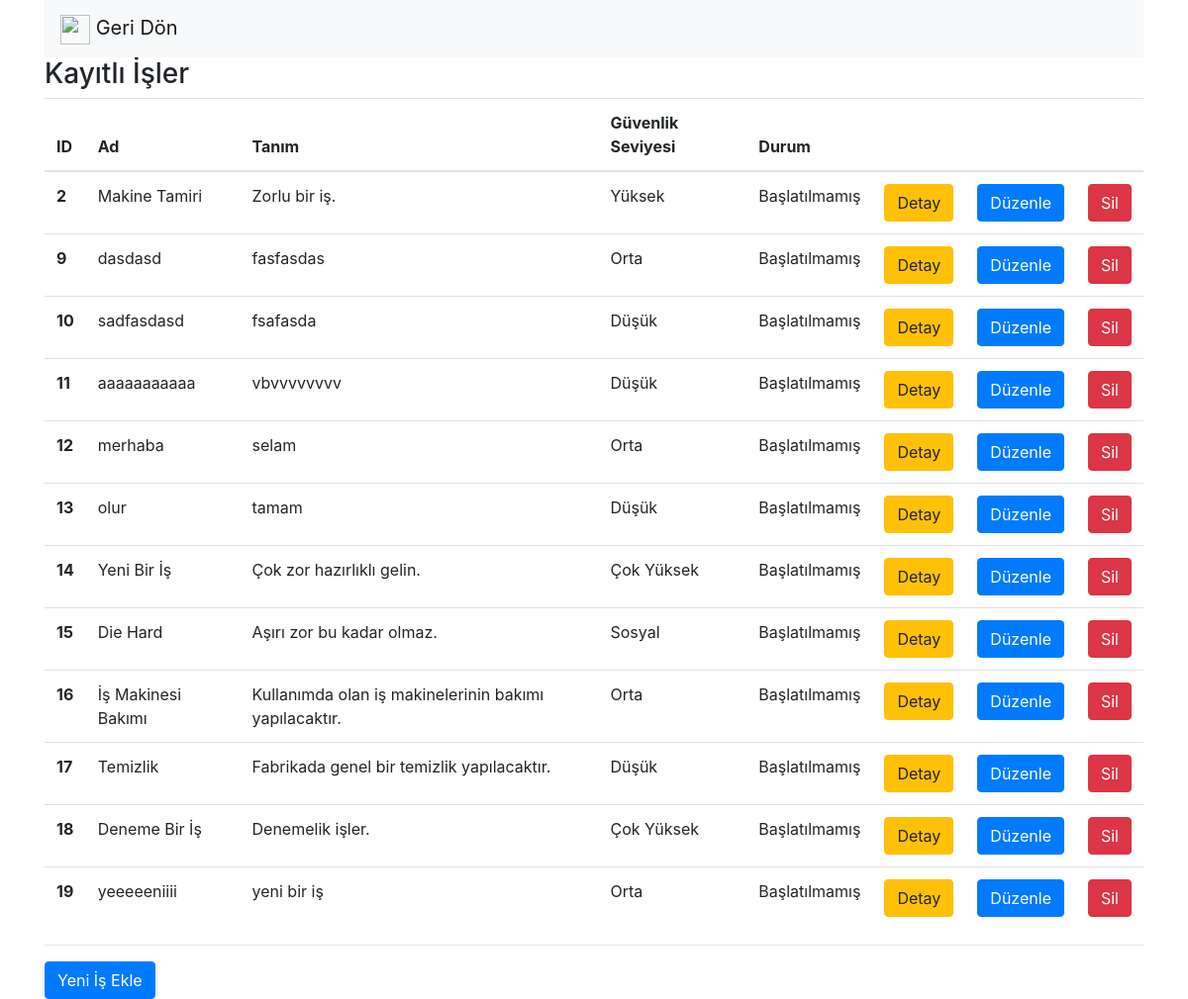
The page /isListe on the database as committed earlier.
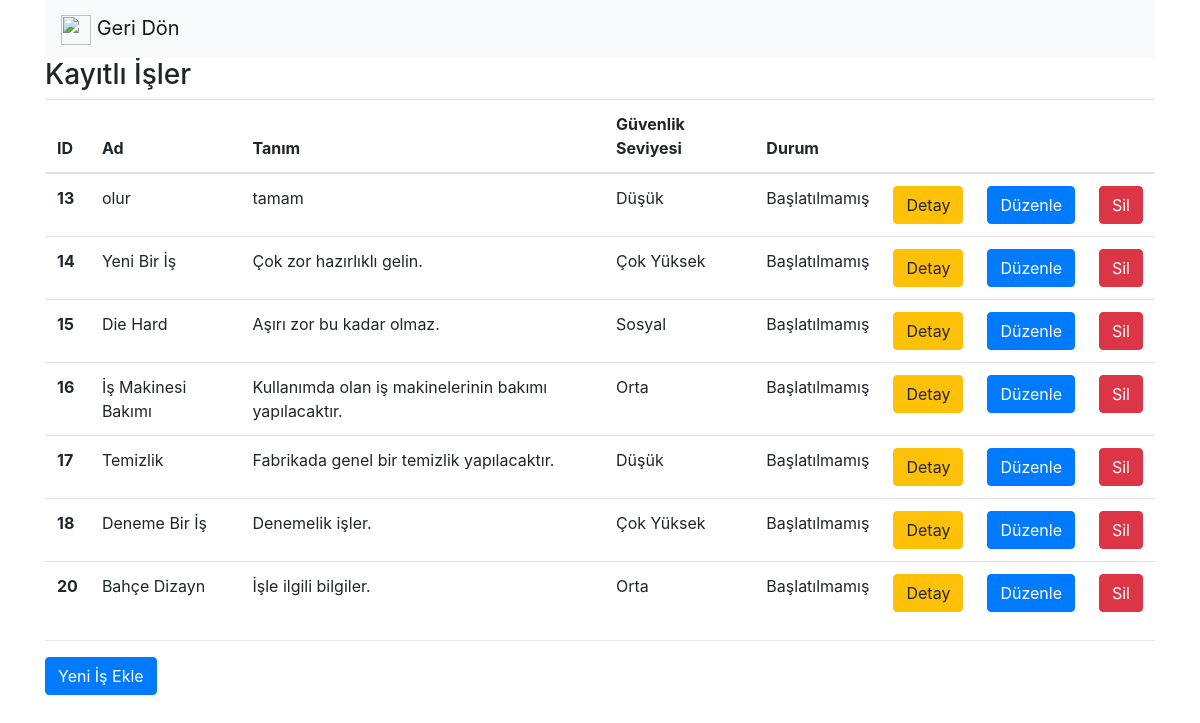
The same page on the database as committed later.
### safeputapp/models.py (models this page shows, shortened)
class Is(models.Model):
    ad = models.CharField(max_length = 50, verbose_name = "Ad")
    tanim = models.CharField(max_length = 250, verbose_name = "Tanım")
    fatura_no = models.CharField(max_length = 20, verbose_name = "Fatura Numarası")
    guvenlik_seviye = models.ForeignKey(GuvenlikSeviye, on_delete = models.CASCADE, verbose_name = "Güvenlik Seviyesi")
    is_durum = models.ForeignKey(IsDurum, on_delete = models.CASCADE, verbose_name = "Durum")
    aktifmi = models.BooleanField(verbose_name = "Aktif mi?", default = True)
    firma_id = models.ForeignKey(Firma, on_delete = models.CASCADE, verbose_name = "Firma")
    olusturma_tarihi = models.DateTimeField(auto_now_add = True, blank = True, verbose_name = "Oluşturma Tarihi")
    duzunleme_tarihi = models.DateTimeField(verbose_name = "Duzenleme Tarihi", blank = True, null = True)
    baglanti = models.CharField(max_length = 100, verbose_name = "Bağlantı")

class GuvenlikSeviye(models.Model):
    ad = models.CharField(max_length = 50, verbose_name = "Ad", null = False, blank = False)
    def __unicode__(self):
        return self.ad

class IsDurum(models.Model):
    tanim = models.CharField(max_length = 50, verbose_name = "Tanım", null = False, blank = False)
    def __unicode__(self):
        return self.tanim

### safeputapp/views.py (the view)
# urls.py: url(r'^isListe', isListe),
def isListe(request):
    isler = Is.objects.all()
    return render(request, "isListe.html", { "isler" : isler })

### safeputapp/templates/isListe.html (shortened to what this page needs)
<!DOCTYPE html>
    <html>
        <head>
        <link rel="stylesheet" href="https://maxcdn.bootstrapcdn.com/bootstrap/4.0.0/css/bootstrap.min.css">
        </head>
        <body>
            <div class="container">
                <nav class="navbar navbar-light bg-light">
                    <a class="navbar-brand" href="anasayfa">
                        <img src="https://image.flaticon.com/icons/svg/118/118739.svg" width="30" height="30" alt=""> Geri Dön
                    </a>
                </nav>
                <h3>Kayıtlı İşler</h3>
                    {% if isler %}
                        <table class="table">
                            <thead>
                                <tr>
                                <th scope="col">ID</th>
                                <th scope="col">Ad</th>
                                <th scope="col">Tanım</th>
                                <th scope="col">Güvenlik Seviyesi</th>
                                <th scope="col">Durum</th>
                                <th scope="col"></th>
                                <th scope="col"></th>
                                <th scope="col"></th>
                                </tr>
                            </thead>
                            <tbody>
                                {% for mevcutIs in isler %}
                                    {% if mevcutIs.aktifmi %}
                                        <tr>
                                            <th scope="row"> {{ mevcutIs.id }} </th>
                                            <td> {{ mevcutIs.ad }} </td>
                                            <td> {{ mevcutIs.tanim }} </td>
                                            <td> {{ mevcutIs.guvenlik_seviye }} </td>
                                            <td> {{ mevcutIs.is_durum }} </td>
                                            <td><a href="/isDetay/{{mevcutIs.id}}" class="btn btn-warning">Detay</td>
                                            <td><a href="/isDuzenle/{{mevcutIs.id}}" class="btn btn-primary">Düzenle</td>
                                            <td><a href="/isSil/{{mevcutIs.id}}" class="btn btn-danger">Sil</td>
                                        </tr>
                                    {% endif %}
                                {% endfor %}
                            </tbody>
                        </table>
                    {% else %}
                        <div class="alert alert-danger">
                            Kayıt bulunamadı.
                        </div>
                    {% endif %}
                <hr>
                <a href="isEkle" class="btn btn-primary"> Yeni İş Ekle </a>
            </div>
        </body>
</html>

Rows that differ between the two databases and show on the page:
removed Is: id "2", ad "Makine Tamiri", tanim "Zorlu bir iş.", guvenlik_seviye "Yüksek", is_durum "Başlatılmamış"
removed Is: id "9", ad "dasdasd", tanim "fasfasdas", guvenlik_seviye "Orta", is_durum "Başlatılmamış"
no longer on this page (row edited): Is: id "10", ad "sadfasdasd", tanim "fsafasda", guvenlik_seviye "Düşük", is_durum "Başlatılmamış"
no longer on this page (row edited): Is: id "11", ad "aaaaaaaaaaa", tanim "vbvvvvvvvv", guvenlik_seviye "Düşük", is_durum "Başlatılmamış"
no longer on this page (row edited): Is: id "12", ad "merhaba", tanim "selam", guvenlik_seviye "Orta", is_durum "Başlatılmamış"
removed Is: id "19", ad "yeeeeeniiii", tanim "yeni bir iş", guvenlik_seviye "Orta", is_durum "Başlatılmamış"
added Is: id "20", ad "Bahçe Dizayn", tanim "İşle ilgili bilgiler.", guvenlik_seviye "Orta", is_durum "Başlatılmamış"
